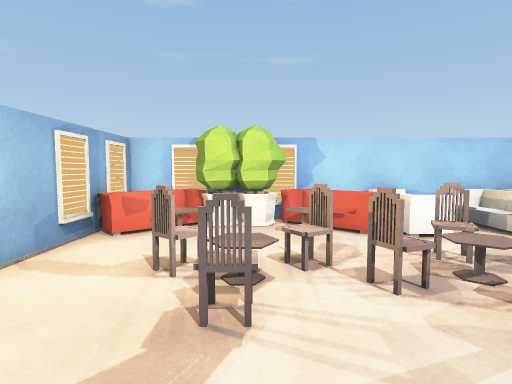
View 1 (above)

12 first-person views from a walk through a Unity game level. The camera is 1.5 m above the floor, tilts 4° down and sees 80° across. The floor is counted in squares, 1 m on a side. Each view is taken from the middle of a square. On the plan, view 1 faces up. The plan holds only what a view shows up to about 15 squares ahead; the rest is blank. The player is left out. Surface patterns are stand-ins for the level's own textures.

View 2
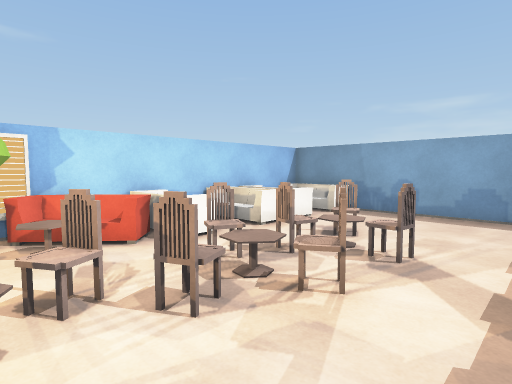

View 3
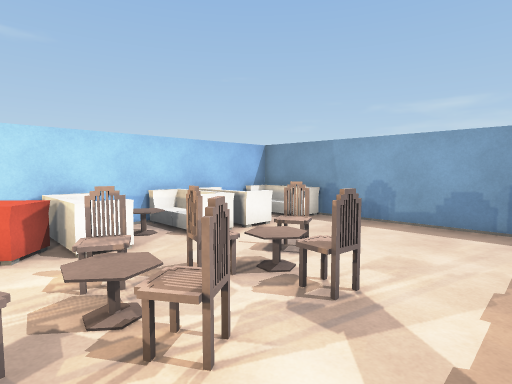

View 4
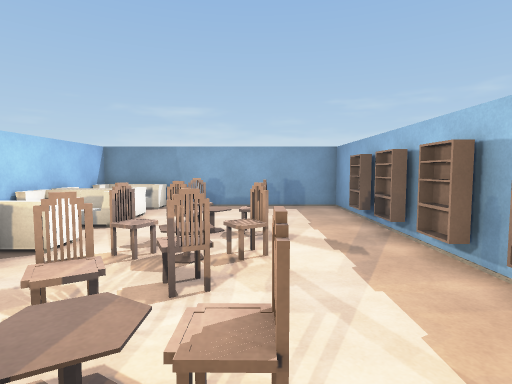

View 5
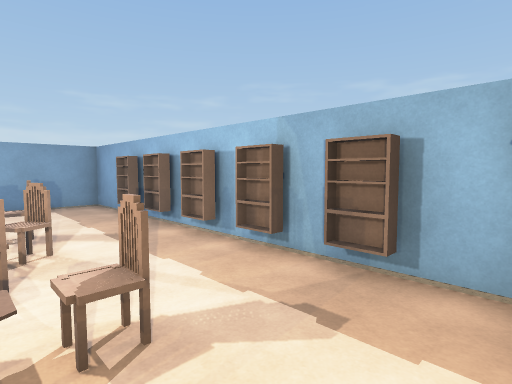

View 6
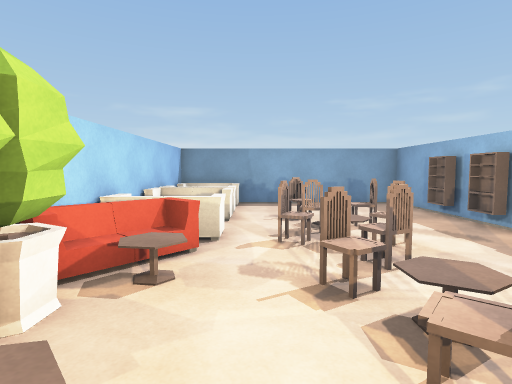

View 7
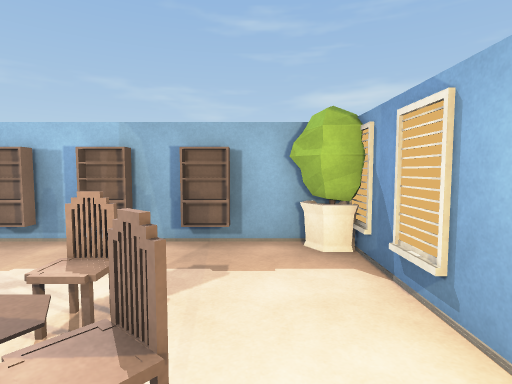

View 8
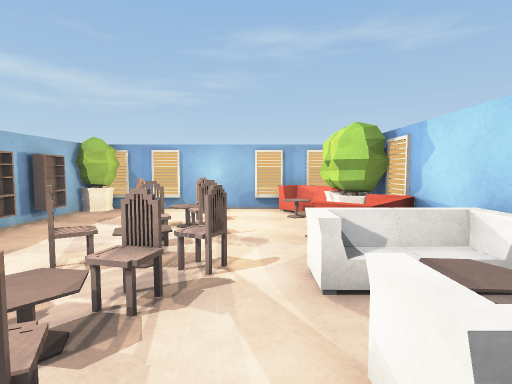

View 9
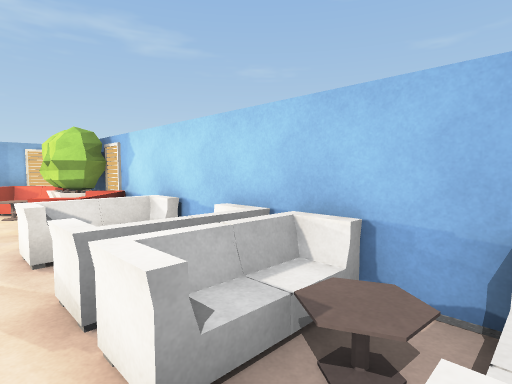

View 10
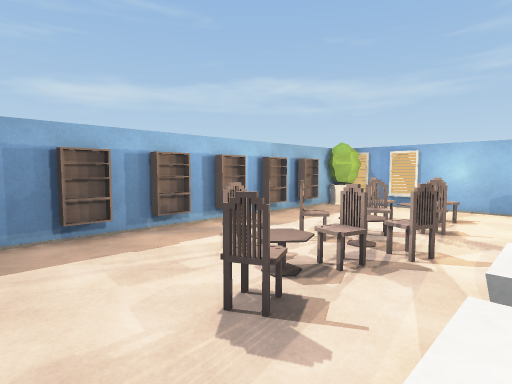

View 11
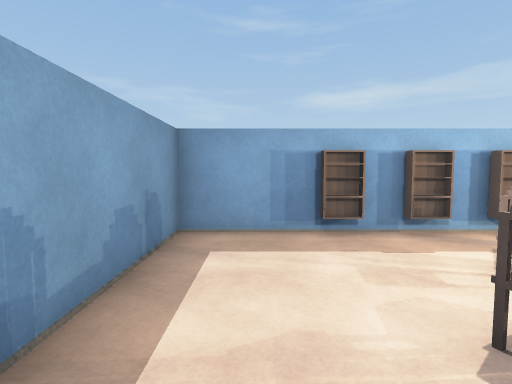

View 12
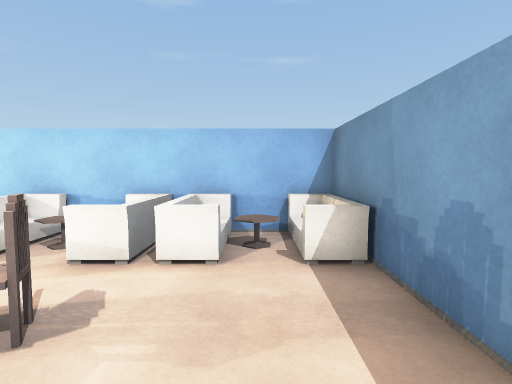

### Floor plan
Points are (right, up) in squares from view 1. A wall is a line through its corners. A room is listed if a view was taken in it or the views show most of it. See-through windows are left out.
Room 1 (views 1, 2, 3, 4, 5, 6, 7, 8, 9, 10, 11, 12)
walls: (3.8, -0.4) (10.9, -0.4) (10.9, 9.4) (-3.9, 9.4) (-3.9, -0.4) (2.2, -0.4)
objects: plant (-3, 0); sofa (-3, 7) to (-2, 9); table (-2, 7) to (-1, 8); bookshelf (-1, 0); table (-1, 4) to (0, 4); chair (-1, 5); plant (-1, 8) to (-1, 9); chair (0, 3); bookshelf (1, 0); chair (1, 5); table (1, 7) to (1, 8); sofa (1, 8) to (2, 9); chair (2, 4); bookshelf (3, 0); chair (3, 3) to (4, 3); table (3, 4) to (4, 4); chair (3, 5) to (4, 5); sofa (3, 7) to (4, 9); bookshelf (5, 0); chair (5, 3) to (6, 3); table (5, 4) to (6, 4); chair (5, 5); table (5, 8) to (6, 8); sofa (6, 7); sofa (6, 9) to (7, 9); bookshelf (7, 0); chair (7, 4) to (7, 5); sofa (7, 7) to (8, 9); table (9, 8); sofa (10, 7) to (11, 9)

Where each view was taken, in squares from view 1:
view 1: 0 up, 0 right, facing up
view 2: 1 up, 0 right, facing up-right
view 3: 1 up, 2 right, facing up-right
view 4: 3 up, 2 left, facing right
view 5: 4 up, 3 left, facing down-right
view 6: 6 up, 3 left, facing right
view 7: 6 up, 2 left, facing down
view 8: 6 up, 8 right, facing left
view 9: 6 up, 10 right, facing up-left
view 10: 7 up, 9 right, facing down-left
view 11: 7 up, 9 right, facing down
view 12: 2 up, 9 right, facing up
